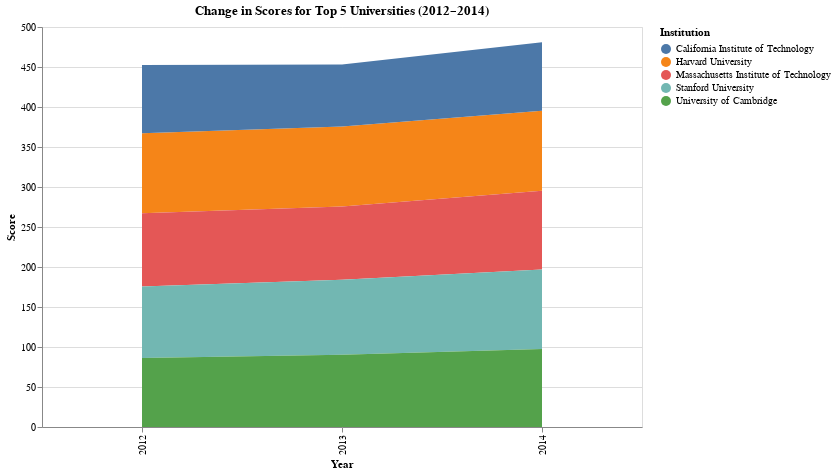

Here is the notebook cell this chart was saved with:
### Markdown cell above
6.Create a stacked area plot using Altair to
represent the change in scores for the top 5
universities from 2012 to 2014.

### Code cell
df_2012_2014 = World_ranking_universities[
    World_ranking_universities['Year'].between(2012, 2014)
]

top5_in_2012 = (
    df_2012_2014[df_2012_2014['Year'] == 2012]
    .nlargest(5, 'Score')['Institution']
)

top5_df = df_2012_2014[df_2012_2014['Institution'].isin(top5_in_2012)]

chart = (
    alt.Chart(top5_df)
    .mark_area()
    .encode(
        x='Year:O',  
        y='Score:Q',
        color='Institution:N',
        tooltip=['Institution', 'Year', 'Score']
    )
    .properties(
        title='Change in Scores for Top 5 Universities (2012–2014)',
        width=600,
        height=400
    )
)

chart

### Figure 1 — Vega-Lite specification as saved in the notebook (floating-point values rounded to 4 significant figures)
{"config": {"view": {"continuousWidth": 300, "continuousHeight": 300}}, "data": {"name": "data-086b1496b8806147e00c5d5d355fc612"}, "mark": {"type": "area"}, "encoding": {"color": {"field": "Institution", "type": "nominal"}, "tooltip": [{"field": "Institution", "type": "nominal"}, {"field": "Year", "type": "quantitative"}, {"field": "Score", "type": "quantitative"}], "x": {"field": "Year", "type": "ordinal"}, "y": {"field": "Score", "type": "quantitative"}}, "height": 400, "title": "Change in Scores for Top 5 Universities (2012–2014)", "width": 600, "$schema": "https://vega.github.io/schema/vega-lite/v5.20.1.json", "datasets": {"data-086b1496b8806147e00c5d5d355fc612": [{"World_Rank": 1, "Institution": "Harvard University", "Country": "USA", "National_Rank": 1, "Quality_Of_Education": 7, "Alumni_Employment": 9, "Quality_Of_Faculty": 1, "Publications": 1, "Influence": 1, "Citations": 1, "Broad_Impact": 496.7, "Patents": 5, "Score": 100.0, "Year": 2012}, {"World_Rank": 2, "Institution": "Massachusetts Institute of Technology", "Country": "USA", "National_Rank": 2, "Quality_Of_Education": 9, "Alumni_Employment": 17, "Quality_Of_Faculty": 3, "Publications": 12, "Influence": 4, "Citations": 4, "Broad_Impact": 496.7, "Patents": 1, "Score": 91.67, "Year": 2012}, {"World_Rank": 3, "Institution": "Stanford University", "Country": "USA", "National_Rank": 3, "Quality_Of_Education": 17, "Alumni_Employment": 11, "Quality_Of_Faculty": 5, "Publications": 4, "Influence": 2, "Citations": 2, "Broad_Impact": 496.7, "Patents": 15, "Score": 89.5, "Year": 2012}, {"World_Rank": 4, "Institution": "University of Cambridge", "Country": "United Kingdom", "National_Rank": 1, "Quality_Of_Education": 10, "Alumni_Employment": 24, "Quality_Of_Faculty": 4, "Publications": 16, "Influence": 16, "Citations": 11, "Broad_Impact": 496.7, "Patents": 50, "Score": 86.17, "Year": 2012}, {"World_Rank": 5, "Institution": "California Institute of Technology", "Country": "USA", "National_Rank": 4, "Quality_Of_Education": 2, "Alumni_Employment": 29, "Quality_Of_Faculty": 7, "Publications": 37, "Influence": 22, "Citations": 22, "Broad_Impact": 496.7, "Patents": 18, "Score": 85.21, "Year": 2012}, {"World_Rank": 1, "Institution": "Harvard University", "Country": "USA", "National_Rank": 1, "Quality_Of_Education": 1, "Alumni_Employment": 1, "Quality_Of_Faculty": 1, "Publications": 1, "Influence": 1, "Citations": 1, "Broad_Impact": 496.7, "Patents": 7, "Score": 100.0, "Year": 2013}, {"World_Rank": 2, "Institution": "Stanford University", "Country": "USA", "National_Rank": 2, "Quality_Of_Education": 11, "Alumni_Employment": 2, "Quality_Of_Faculty": 4, "Publications": 6, "Influence": 2, "Citations": 2, "Broad_Impact": 496.7, "Patents": 11, "Score": 93.94, "Year": 2013}, {"World_Rank": 4, "Institution": "Massachusetts Institute of Technology", "Country": "USA", "National_Rank": 3, "Quality_Of_Education": 2, "Alumni_Employment": 16, "Quality_Of_Faculty": 2, "Publications": 16, "Influence": 3, "Citations": 3, "Broad_Impact": 496.7, "Patents": 1, "Score": 91.45, "Year": 2013}, {"World_Rank": 5, "Institution": "University of Cambridge", "Country": "United Kingdom", "National_Rank": 2, "Quality_Of_Education": 3, "Alumni_Employment": 15, "Quality_Of_Faculty": 5, "Publications": 9, "Influence": 11, "Citations": 10, "Broad_Impact": 496.7, "Patents": 39, "Score": 90.24, "Year": 2013}, {"World_Rank": 11, "Institution": "California Institute of Technology", "Country": "USA", "National_Rank": 9, "Quality_Of_Education": 5, "Alumni_Employment": 101, "Quality_Of_Faculty": 7, "Publications": 38, "Influence": 24, "Citations": 25, "Broad_Impact": 496.7, "Patents": 17, "Score": 77.59, "Year": 2013}, {"World_Rank": 1, "Institution": "Harvard University", "Country": "USA", "National_Rank": 1, "Quality_Of_Education": 1, "Alumni_Employment": 1, "Quality_Of_Faculty": 1, "Publications": 1, "Influence": 1, "Citations": 1, "Broad_Impact": 1.0, "Patents": 2, "Score": 100.0, "Year": 2014}, {"World_Rank": 2, "Institution": "Stanford University", "Country": "USA", "National_Rank": 2, "Quality_Of_Education": 11, "Alumni_Employment": 2, "Quality_Of_Faculty": 4, "Publications": 5, "Influence": 3, "Citations": 3, "Broad_Impact": 4.0, "Patents": 6, "Score": 99.09, "Year": 2014}, {"World_Rank": 3, "Institution": "Massachusetts Institute of Technology", "Country": "USA", "National_Rank": 3, "Quality_Of_Education": 3, "Alumni_Employment": 11, "Quality_Of_Faculty": 2, "Publications": 15, "Influence": 2, "Citations": 2, "Broad_Impact": 2.0, "Patents": 1, "Score": 98.69, "Year": 2014}, {"World_Rank": 4, "Institution": "University of Cambridge", "Country": "United Kingdom", "National_Rank": 1, "Quality_Of_Education": 2, "Alumni_Employment": 10, "Quality_Of_Faculty": 5, "Publications": 10, "Influence": 9, "Citations": 12, "Broad_Impact": 13.0, "Patents": 48, "Score": 97.64, "Year": 2014}, {"World_Rank": 12, "Institution": "California Institute of Technology", "Country": "USA", "National_Rank": 10, "Quality_Of_Education": 6, "Alumni_Employment": 303, "Quality_Of_Faculty": 7, "Publications": 48, "Influence": 6, "Citations": 16, "Broad_Impact": 24.0, "Patents": 9, "Score": 85.5, "Year": 2014}]}}
